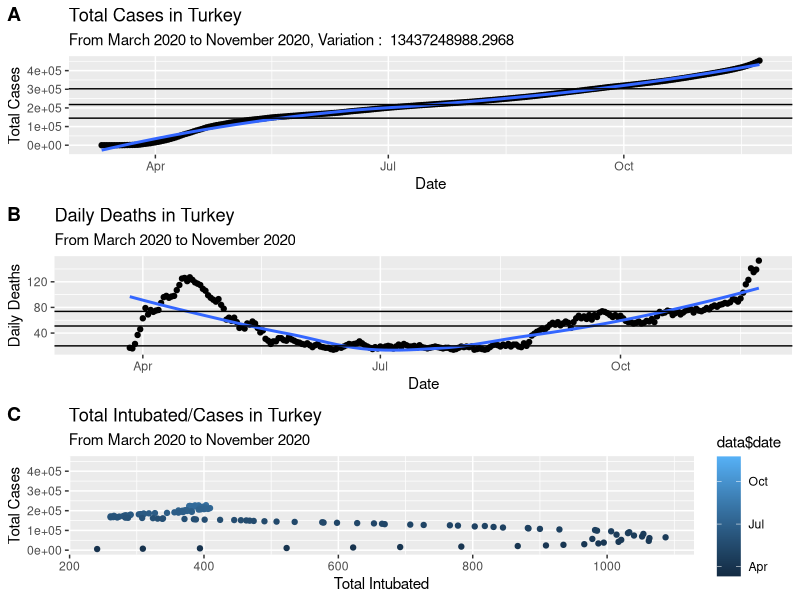

Reproduce this figure in R.
## ---- chunk 1
library(readr)
library(dplyr)
library(ggplot2)
library(tidyr)
library(cowplot)
## ---- chunk 2
#read data
data <- read_csv("General/Turkey Covd/covid19-turkey-data.csv")

head(data, 10)
tail(data, 10)
## ---- chunk 3
#plotting


plot_1 <- ggplot(data = data, aes(x = date, y = total_case)) +
  geom_point() +
  geom_smooth(method = "loess", se = FALSE) + 
  geom_hline(aes(yintercept = quantile(data$total_case, 0.25, na.rm = TRUE))) +
  geom_hline(aes(yintercept = quantile(data$total_case, 0.5, na.rm = TRUE))) + 
  geom_hline(aes(yintercept = quantile(data$total_case, 0.75, na.rm = TRUE))) +
  labs(
    title = "Total Cases in Turkey",
        subtitle = paste("From March 2020 to November 2020, Variation : ", var(data$total_case) ),
       x = "Date",
       y = "Total Cases"
       )
    

plot_2 <- ggplot(data = data,aes(x = date, y = daily_death)) +
  geom_point() +
  geom_smooth(method = "loess", se = FALSE) + 
  geom_hline(aes(yintercept = quantile(data$daily_death, 0.25, na.rm = TRUE))) +
  geom_hline(aes(yintercept = quantile(data$daily_death, 0.5, na.rm = TRUE))) + 
  geom_hline(aes(yintercept = quantile(data$daily_death, 0.75, na.rm = TRUE))) +
  labs(
    title = "Daily Deaths in Turkey",
    subtitle = "From March 2020 to November 2020",
    x = "Date",
    y = "Daily Deaths",
    )

plot_3 <- ggplot(data = data, aes(x = total_intubated, y = total_case)) +
  geom_point(aes(color = data$date)) +
  labs(
    title = "Total Intubated/Cases in Turkey",
    subtitle = "From March 2020 to November 2020",
    x = "Total Intubated",
    y = "Total Cases"
  )

p <- plot_grid(plot_1, plot_2, plot_3, labels = "AUTO", nrow = 3)

ggsave("General/Turkey Covd/plot.PNG", p)

